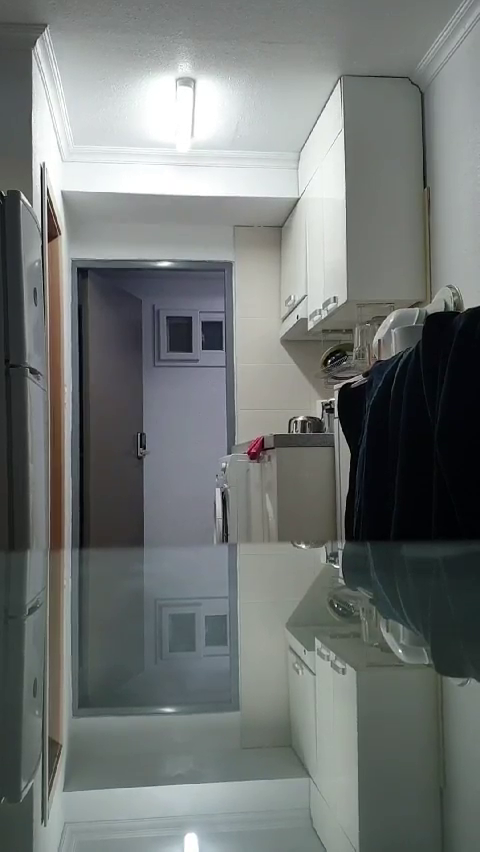
#> input picture frame 15 of KakaoTalk_Video_20200504_1952_21_005.mp4, 480 x 852 px
$ jupyter execute 'Safe Check.ipynb'   (shell and % lines are left out)
#> lines starting #> are read from the running program, lines starting #| are printed output that depends on the picture; after the words box and inside, x2 and y2 are one past the last pixel; in counts of white or black regions, pixels touching at a corner belong together
[cell 1]
import cv2
import numpy as np
import time
import datetime

cap = cv2.VideoCapture("C:\\Users\\newxe\\Downloads\\KakaoTalk_Video_20200504_1952_21_005.mp4")


fgbg = cv2.createBackgroundSubtractorMOG2(varThreshold=100)
fourcc = cv2.VideoWriter_fourcc(*'XVID')
flag = 0
start = False
record = False
move = False
re = 0
restart = False
start_time = time.time()

while(1):
    ret, frame = cap.read()
#> frame is the input picture: shape (852, 480, 3); mean B, G, R 116.2, 117.9, 113.1

    fgmask = fgbg.apply(frame)
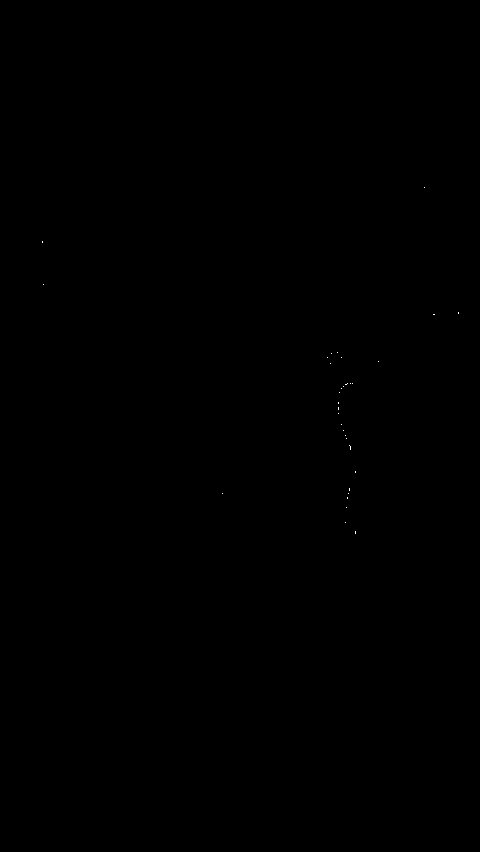
#> fgmask: shape (852, 480); values 127 (black) and 255 (white), 0.01% white in thin lines or dots, all inside (x1, y1, x2, y2) = (42, 187, 459, 534)
    nlabels, labels, stats, centroids = cv2.connectedComponentsWithStats(fgmask)
#> labels: shape (852, 480) int32; every value is 1
#> nlabels = 2; stats = [[-1, 2147483647, 0, 0, 0], [0, 0, 480, 852, 408960]]; centroids = [[nan, nan], [239.5, 425.5]]

    result_time = time.time() - start_time
    str = "time : %d"%result_time
    cv2.putText(frame, str, (0, 10), cv2.FONT_HERSHEY_PLAIN, 1, (0, 0, 255))
#> frame: shape (852, 480, 3); 0.02% of pixels changed, all inside (x1, y1, x2, y2) = (2, 0, 66, 10)


    for index, centroid in enumerate(centroids):
        if stats[index][0] == 0 and stats[index][1] == 0:
            continue
        if np.any(np.isnan(centroid)):
            continue


        x, y, width, height, area = stats[index]
        centerX, centerY = int(centroid[0]), int(centroid[1])


        if area > 500:
            #cv2.circle(frame, (centerX, centerY), 1, (0, 255, 0), 2)
            #cv2.rectangle(frame, (x, y), (x + width, y + height), (0, 0, 255))
            flag = 1
            re = 1
#> this loop made 2 passes

    if ret == False:
        break

    cv2.imshow('mask',fgmask)
    cv2.imshow('frame',frame)

    k = cv2.waitKey(25) & 0xff
#> (key Esc is pressed here)
    if k == 27:
        break
    elif result_time >= 5.0 and start == False and flag == 0:
        record = True
        video = cv2.VideoWriter("C:\\Users\\newxe\\Downloads\\5초 경과 녹화시작" + ".avi", fourcc, 20.0, (frame.shape[1], frame.shape[0]))
        print('5초 경과!! 움직임 없음!! 위험감지!! 녹화시작!!')
        start = True
    elif re == 1 and restart == False:
            record = False
            if start == True:
                video.release()
            move = True
            restart = True
            print('움직임 감지!!')

    elif flag == 1 and move == True:
        record = True
        video = cv2.VideoWriter("C:\\Users\\newxe\\Downloads\\움직임감지 녹화시작" + ".avi", fourcc, 20.0, (frame.shape[1], frame.shape[0]))
        print('움직임 감지!! 위험감지!! 녹화시작!!')
        move = False

    if record == True:
        video.write(frame)

cap.release()
cv2.destroyAllWindows()
